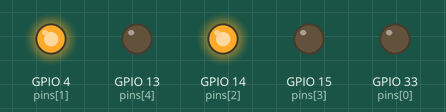
Bench run of a sketch on a simulated ESP32. Parts: output pins drawn as LEDs (lit = HIGH). WiFi joins after 1.5 s; servers stay silent unless stated; what the sketch prints to the serial monitor is not drawn.

Above: at 1.7 s.
At 5.2 s:
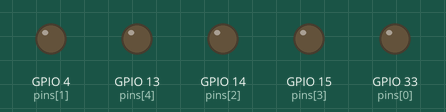
At 9.7 s:
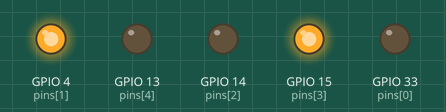
At 13.7 s:
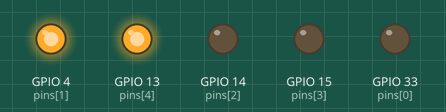
At 16.2 s:
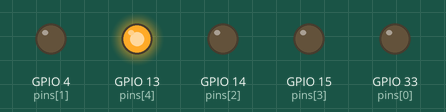
At 18.2 s:
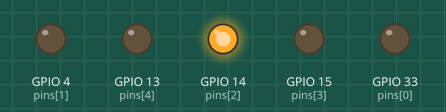
Timing chart, 0 to 18.8 s (numbered marks = the images above):
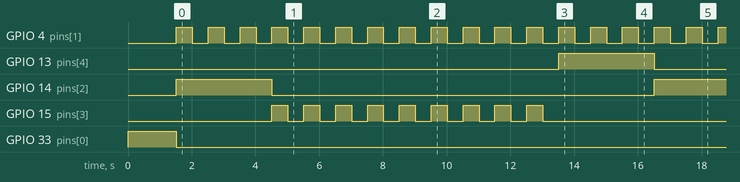

Measured:
- by itself, GPIO 4 (pins[1]): alternates HIGH for 0.50 s and LOW for 0.50 s
- by itself, GPIO 13 (pins[4]), GPIO 14 (pins[2]): alternates HIGH for 3.0 s and LOW for 12.0 s
- by itself, GPIO 15 (pins[3]): repeats every 15.0 s: 8 × (LOW 0.50 s, HIGH 0.50 s), LOW 6.5 s, HIGH 0.50 s

The sketch:

Semaforo_3Leds_externos.ino
```cpp
/*
 * Conexión simple a WiFi
 * Por: Hugo Escalpelo
 * Fecha: 27 de junio de 2021
 *
 * Este programa muestra una conexión básica a WiFi para
 * ESP32CAM. Para ello es necesario que cambies el SSID y
 * contraseña por los datos correspondientes a la red que
 * deseas conectarte. Puedes observar el estado de la conexión
 * con el monitor serial. No se requieren componentes adicionales.
 *
 * En este programa se usan los leds soldados sobre la placa
 * ESP32CAM, el led flash y el led de status.
 *
 * Componente     PinESP32CAM     Estados lógicos
 * ledStatus------GPIO 33---------On=>LOW, Off=>HIGH
 * ledFlash-------GPIO 4----------On=>HIGH, Off=>LOW
 */

// Bibliotecas
#include <WiFi.h>  // Biblioteca para manejar el WiFi del ESP32CAM

// Datos de Red
const char* ssid = "********";  // Pon aquí el nombre de la red a la que deseas conectarte
const char* password = "********";  // Escribe la contraseña de dicha red

// Objetos
WiFiClient espClient; // Este objeto maneja las variables necesarias para una conexion WiFi

// Variables del programa
//33 led de status , 4 led flash
//En la protoboard: 14 led verde , 15 led amarillo , 13 led rojo
int pins[] = {33,4,14,15,13};

// Inicialización del programa
void setup() {
  //Configuración de pines
  for(int i = 0 ; i < 5 ; i++){
      pinMode ( pins[i] , OUTPUT); // Se configura el pin como salida
      digitalWrite ( pins[i] , LOW);// Se comienza con el led apagado
  }

  //Inicialización de comunicación serial
  Serial.begin (115200);
  Serial.println();
  Serial.println();
  Serial.print("Conectando a ");
  Serial.println(ssid);

  // Iniciar el WiFi
  WiFi.begin(ssid, password); // Esta es la función que realiz la conexión a WiFi

  while (WiFi.status() != WL_CONNECTED) { // Este bucle espera a que se realice la conexión
    digitalWrite (pins[0], HIGH);
    delay(500); //dado que es de suma importancia esperar a la conexión, debe usarse espera bloqueante
    digitalWrite (pins[0], LOW);
    Serial.print(".");  // Indicador de progreso
    delay (5);
  }

  // Cuando se haya logrado la conexión, el programa avanzará, por lo tanto, puede informarse lo siguiente
  Serial.println();
  Serial.println("WiFi conectado");
  Serial.println("Direccion IP: ");
  Serial.println(WiFi.localIP());

  // Si se logro la conexión, encender led
  if (WiFi.status () > 0){
      for(int i = 1 ; i < 5 ; i++){
          digitalWrite (pins[i], LOW); //apagar led
      }
  }
}// Fin del void setup

//Cuerpo del programa, bucle principal
void loop() {
    for(int i = 2 ; i < 5 ; i++){
        if( i == 3 ){
            for( int j = 0 ; j < 3 ; j++ ){
                bool estado = true;
                for( int k = 0 ; k < 6 ; k++){
                    digitalWrite (pins[1], ( estado ? HIGH : LOW ) ); //encender o apagar el flash
                    digitalWrite (pins[i], ( estado ? HIGH : LOW ) ); //encender o apagar el led amarillo
                    delay(500);
                    estado = (estado ? false : true);  // Si estado es verdadero
                }
            }
        }else{
            digitalWrite (pins[i], HIGH); //encender led de la protoboard
            bool estado = true;
            for( int j = 0 ; j < 6 ; j++ ){
                digitalWrite (pins[1], ( estado ? HIGH : LOW)); //encender flash
                delay(500);
                estado = (estado ? false : true);
            }
            digitalWrite (pins[i], LOW); //apagar led de la protoboard
        }
    }
}// Fin de void loop
```
